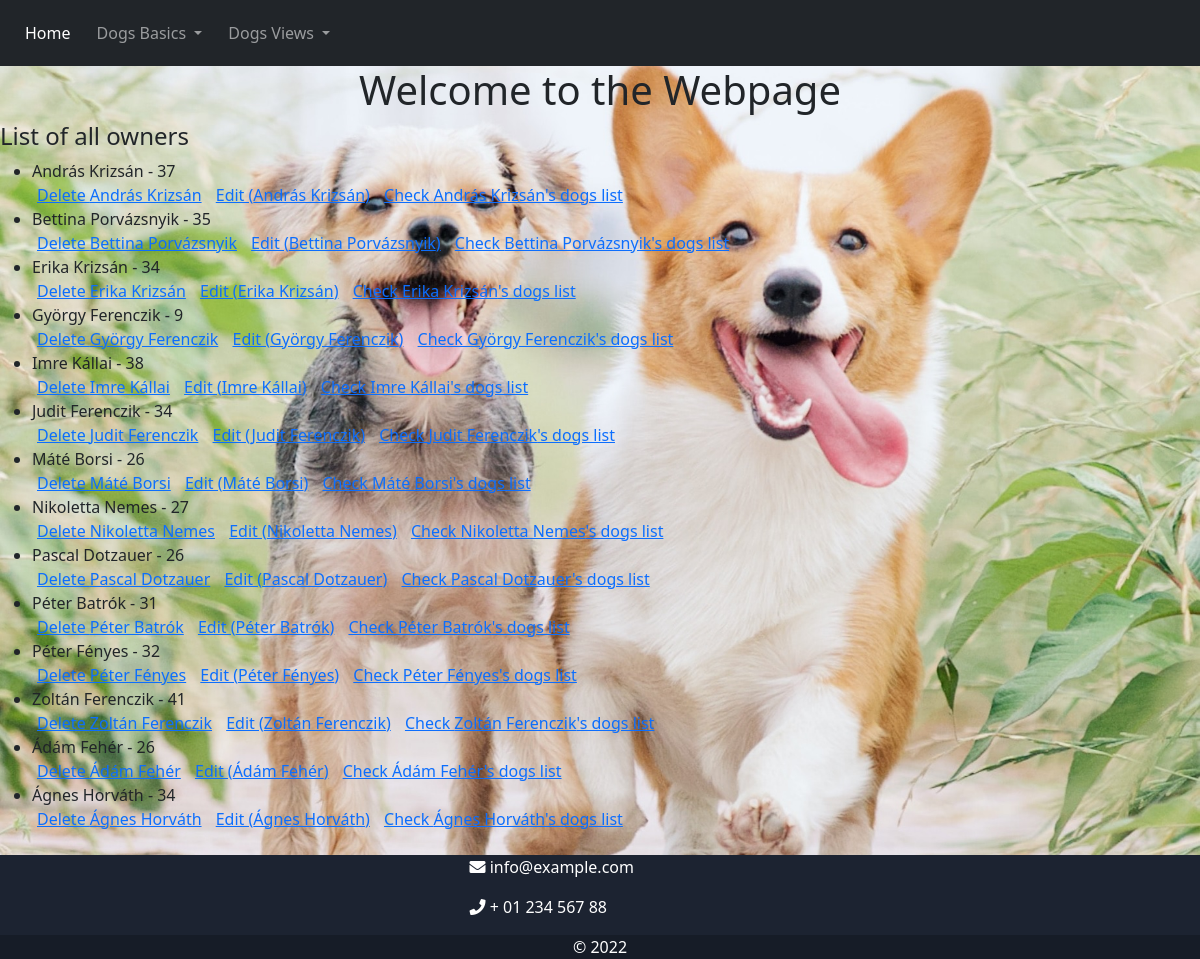
Screenshot of /dogViews/list_owners/ with the database file from the repository.
### dog_views/models.py (models this page shows, shortened)
class Owner(models.Model):
    name = models.CharField(max_length=50, default="John Doe")
    age = models.IntegerField()
    class Meta:
        ordering = ['name', 'age']

### dog_views/views.py (the view)
# urls.py: path('list_owners/', views.OwnerListView.as_view(), name='list_owner'),
class OwnerListView(ListView):
    model = Owner
    context_object_name = "owner_list"

### dog_views/templates/dog_views/owner_list.html (shortened to what this page needs)
<!DOCTYPE html>
<html lang="en">
{%extends "base.html" %}
{% block content %}
<h4>List of all owners</h4>
<ul>
    {% for owner in owner_list %}
    <li> {{owner.name }} - {{owner.age }}</li>
    <a href="{% url 'dog_views:delete_owner' owner.id %}"> Delete {{owner.name}}</a>
    <a href="{% url 'dog_views:edit_owner' owner.id %}"> Edit ({{owner.name}})</a>
    <a href="{% url 'dog_views:owner_dog' owner.id  %}">Check {{owner.name}}'s dogs list </a>
    {% endfor %}
</ul>
{% endblock %}

### static/css/base.css (style rules this page uses)
body { background:url('../doggo.jpg'); background-repeat:no repeat; background-size:cover; }
a { margin:5px; }

### rows the page displays
Owner: name "András Krizsán", age "37"
Owner: name "Bettina Porvázsnyik", age "35"
Owner: name "Erika Krizsán", age "34"
Owner: name "György Ferenczik", age "9"
Owner: name "Imre Kállai", age "38"
Owner: name "Judit Ferenczik", age "34"
Owner: name "Máté Borsi", age "26"
Owner: name "Nikoletta Nemes", age "27"
Owner: name "Pascal Dotzauer", age "26"
Owner: name "Péter Batrók", age "31"
Owner: name "Péter Fényes", age "32"
Owner: name "Zoltán Ferenczik", age "41"
Owner: name "Ádám Fehér", age "26"
Owner: name "Ágnes Horváth", age "34"
